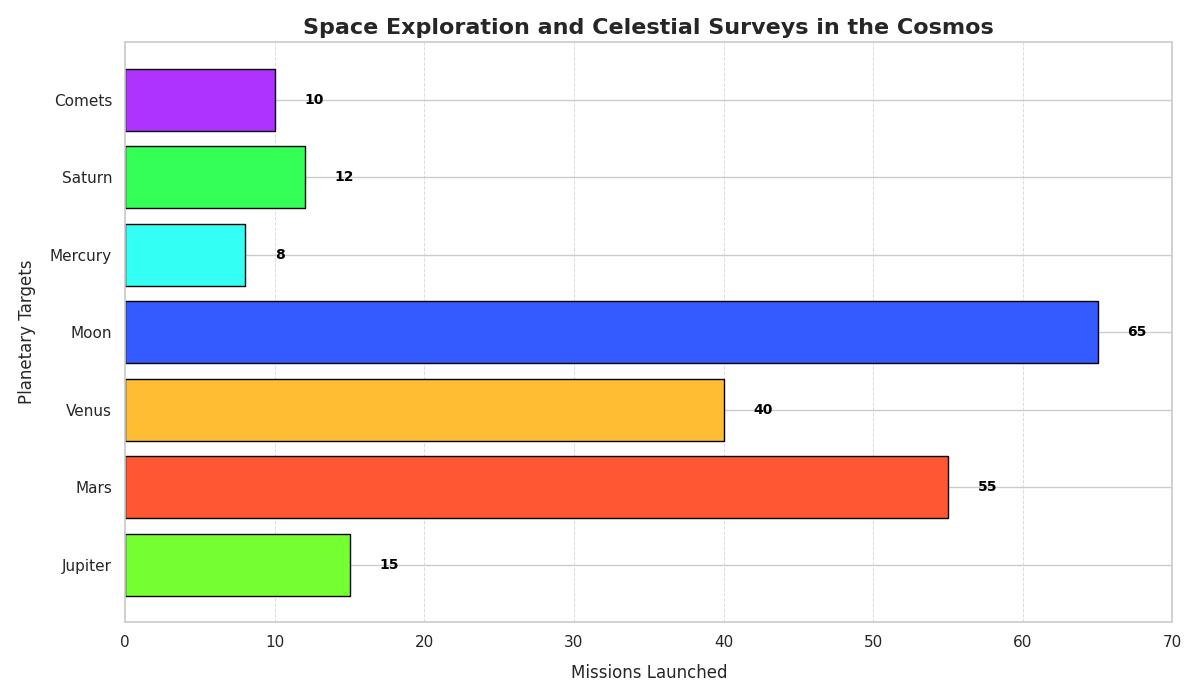

Reproduce this figure in Python.
import matplotlib.pyplot as plt
import numpy as np

# Shuffle celestial bodies and corresponding missions count and colors
celestial_bodies = ['Jupiter', 'Mars', 'Venus', 'Moon', 'Mercury', 'Saturn', 'Comets']
missions_count = [15, 55, 40, 65, 8, 12, 10]
colors = ['#75FF33', '#FF5733', '#FFBD33', '#335BFF', '#33FFF5', '#33FF57', '#AF33FF']

fig, ax = plt.subplots(figsize=(12, 7))

# Plot the horizontal bar chart
bars = ax.barh(celestial_bodies, missions_count, color=colors, edgecolor='black')

# Annotate each bar with the mission count
for bar, count in zip(bars, missions_count):
    xval = bar.get_width()
    ax.text(xval + 2, bar.get_y() + bar.get_height()/2, str(count), va='center', fontsize=10, fontweight='bold', color='black')

# Randomly alter textual elements
ax.set_title('Space Exploration and Celestial Surveys in the Cosmos', fontsize=16, fontweight='bold')
ax.set_xlabel('Missions Launched', fontsize=12, labelpad=10)
ax.set_ylabel('Planetary Targets', fontsize=12, labelpad=10)

# Configure limits and grid
ax.set_xlim(0, 70)
ax.grid(True, which='both', axis='x', linestyle='--', linewidth=0.7, alpha=0.7)

plt.tight_layout()
plt.show()
